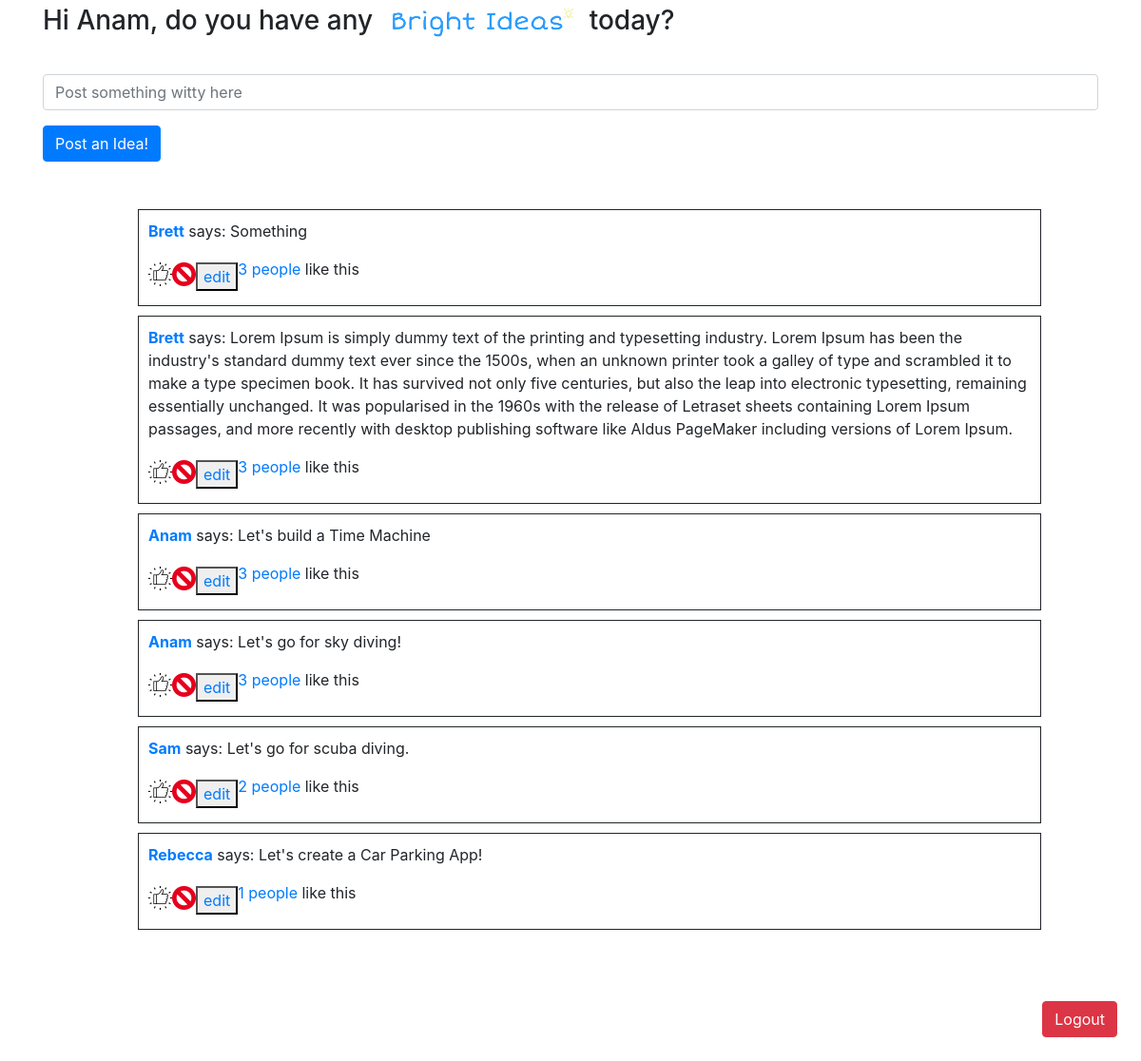
Screenshot of /bright_ideas (signed in) with the database file from the repository.
### app.py (models this page shows, shortened)
class User(db.Model):
    __tablename__ = "users"
    id=db.Column(db.Integer, primary_key=True)
    first_name=db.Column(db.String(255))
    last_name=db.Column(db.String(255))
    email=db.Column(db.String(255))
    password_hash=db.Column(db.String(255))
    liked_posts=db.relationship("Post", secondary=likes_table)
    followers=db.relationship("User",
        secondary=followers_table,
        primaryjoin=id==followers_table.c.followed_id,
        secondaryjoin=id==followers_table.c.follower_id,
        backref="following")
    created_at=db.Column(db.DateTime, server_default=func.now())
    updated_at=db.Column(db.DateTime, server_default=func.now(),onupdate=func.now())

class Post(db.Model):
    __tablename__="posts"
    id=db.Column(db.Integer, primary_key=True)
    message=db.Column(db.String(255))
    author_id=db.Column(db.Integer,db.ForeignKey("users.id"))
    author=db.relationship("User", backref="posts", cascade="all")
    likers=db.relationship("User", secondary=likes_table, cascade="all")
    created_at=db.Column(db.DateTime, server_default=func.now())
    updated_at=db.Column(db.DateTime, server_default=func.now(),onupdate=func.now())

### app.py (the view)
@app.route("/bright_ideas")
def bright_ideas():
    if "user_logged_in" not in session:
        flash("Please Log In")
        return redirect("/")
    user_logged_in=User.query.get(session['user_logged_in']['id'])
    approved_users_ids = [user.id for user in user_logged_in.following] + [user_logged_in.id]
    all_posts=Post.query.all()
    return render_template("bright_ideas.html", posts=all_posts)

### templates/bright_ideas.html (shortened to what this page needs)
<!DOCTYPE html>
<html lang="en">
<head>
    <link rel="stylesheet" href="https://stackpath.bootstrapcdn.com/bootstrap/4.3.1/css/bootstrap.min.css">
    <link rel="stylesheet" type="text/css" href="{{url_for('static', filename='styles/bright_ideas.css')}}">
</head>
<body>
    <div class="container">
        <h3>Hi {{session['user_logged_in']['first']}}, do you have any<img src="/static/images/brightideas.png"> today?</h3>
        <form action="/add_post" method="POST">
            <div class="form-group">
                <input type="text" class="form-control" name="message" placeholder="Post something witty here">
            </div>
           <button type="submit" class="btn btn-primary">Post an Idea!</button>
            <br>
        </form>
        <div class="post">
            <ul style="list-style: none;">
                {% for post in posts %}
                    <li>
                        <a href="/users/{{post.author_id}}"><p><b>{{post.author.first_name}}</b></a> says: {{post.message}}</p>
                        <div class="form-inline">
                                    <!-- <form action="/posts/{{post.id}}/unlike" method="POST">
                                        <input type="image" src="/static/images/dislikeimage.png">
                                    </form> -->
                                    <form action="/posts/{{post.id}}/like" method="POST">
                                        <input type="image" src="/static/images/likeimage.png">
                                    </form>
                                <form action="/posts/{{post.id}}/delete" method="POST">
                                    <input type="image" src="/static/images/delete.png">
                                </form>
                            <button>
                                <a href="/posts/{{post.id}}/edit">edit</a>
                            </button>
                            <a href="/brightideas/{{post.id}}"><p>{{post.likers |length}} people</a> like this</p>
                        </div>
                    </li>
                {% endfor %}
            </ul>
        </div>
    </div>
    <a href="/logout"><button type="button" class="btn btn-danger">Logout</button></a>
</body>
</html>

### static/styles/bright_ideas.css (style rules this page uses)
input[type=image] { max-width: 25px; max-height: 25px; display: inline-block; }
.form-inline { display: flex; flex-flow: row wrap; align-items: center; }
.container { min-height: 900px; }
.post { margin: 50px; }
.post li { border-style:solid; border-width:thin; margin: 10px; padding: 10px; }
h3 img { max-width: 220px; }
a .btn { float: right; margin: 25px; }

### rows the page displays
User: user_logged_in.first "Anam"
Post: author.first_name "Brett", message "Something", likers|length "3"
Post: author.first_name "Brett", message "Lorem Ipsum is simply dummy text of the printing and typesetting industry. Lorem Ipsum has been the industry's standard dummy text ever since the 1500s, when an unknown printer took a galley of type and scrambled it to make a type specimen book. It has survived not only five centuries, but also the leap into electronic typesetting, remaining essentially unchanged. It was popularised in the 1960s with the release of Letraset sheets containing Lorem Ipsum passages, and more recently with desktop publishing software like Aldus PageMaker including versions of Lorem Ipsum.", likers|length "3"
Post: author.first_name "Anam", message "Let's build a Time Machine", likers|length "3"
Post: author.first_name "Anam", message "Let's go for sky diving!", likers|length "3"
Post: author.first_name "Sam", message "Let's go for scuba diving.", likers|length "2"
Post: author.first_name "Rebecca", message "Let's create a Car Parking App!", likers|length "1"
